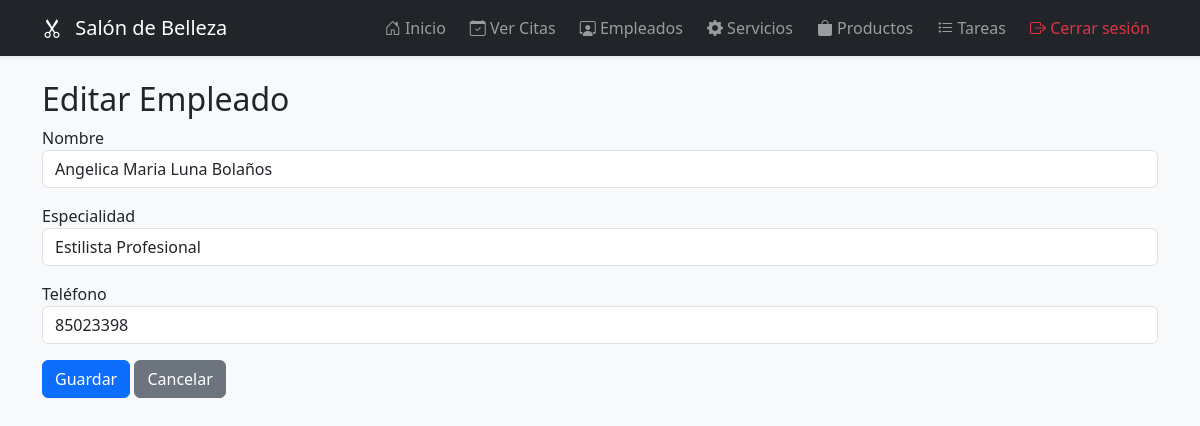
The app's page /empleado/2/editar (signed in), older data.
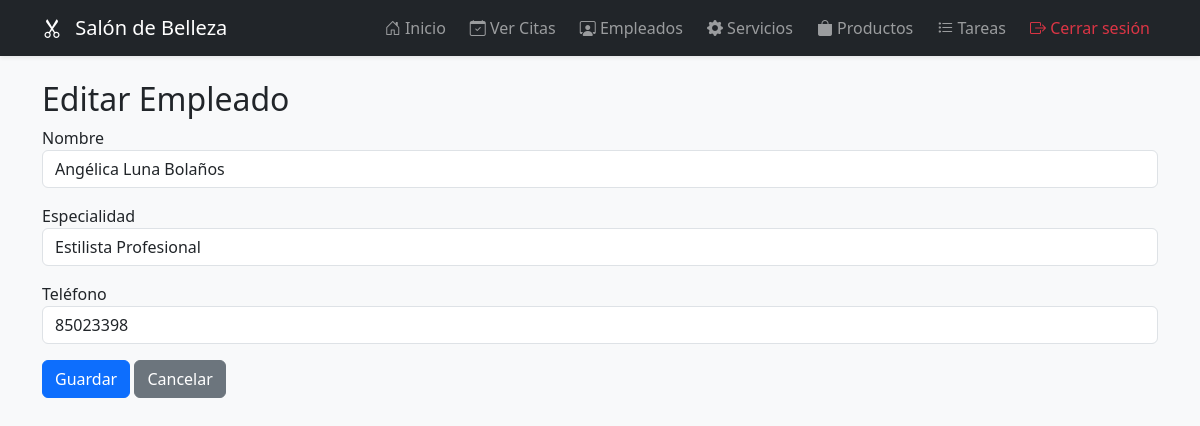
The same page, newer data.
### models.py (models this page shows, shortened)
class Empleado(db.Model):
    __tablename__ = 'empleados'
    id = db.Column(db.Integer, primary_key=True)
    nombre = db.Column(db.String(100), nullable=False)
    especialidad = db.Column(db.String(200), nullable=True)
    telefono = db.Column(db.String(20), nullable=True)  # <-- este campo falta
    citas = db.relationship('Cita', backref='empleado', lazy=True)

### main.py (the view)
@app.route('/empleado/<int:id>/editar', methods=['GET', 'POST'])
@login_required
def editar_empleado(id):
    empleado = Empleado.query.get_or_404(id)
    if request.method == 'POST':
        empleado.nombre = request.form['nombre']
        empleado.especialidad = request.form['especialidad']
        empleado.telefono = request.form['telefono']
        db.session.commit()
        return redirect(url_for('empleados'))
    return render_template('/admin/editar_empleado.html', empleado=empleado)

### main.py (called while the page is built)
def login_required(f):
    @wraps(f)
    def decorated(*args, **kwargs):
        if not session.get('logged_in'):
            return redirect(url_for('login'))
        return f(*args, **kwargs)
    return decorated

### templates/admin/editar_empleado.html
{% extends 'layout.html' %}
{% block content %}
<h2>Editar Empleado</h2>
<form method="POST">
    <div class="mb-3">
        <label>Nombre</label>
        <input type="text" name="nombre" class="form-control" value="{{ empleado.nombre }}" required>
    </div>
    <div class="mb-3">
        <label>Especialidad</label>
        <input type="text" name="especialidad" class="form-control" value="{{ empleado.especialidad }}">
    </div>
    <div class="mb-3">
        <label>Teléfono</label>
        <input type="text" name="telefono" class="form-control" value="{{ empleado.telefono }}">
    </div>
    <button class="btn btn-primary">Guardar</button>
    <a href="{{ url_for('empleados') }}" class="btn btn-secondary">Cancelar</a>
</form>
{% endblock %}

Row changes from the older to the newer data that the page shows:
changed Empleado "Estilista Profesional": nombre "Angelica Maria Luna Bolaños" → "Angélica Luna Bolaños"
